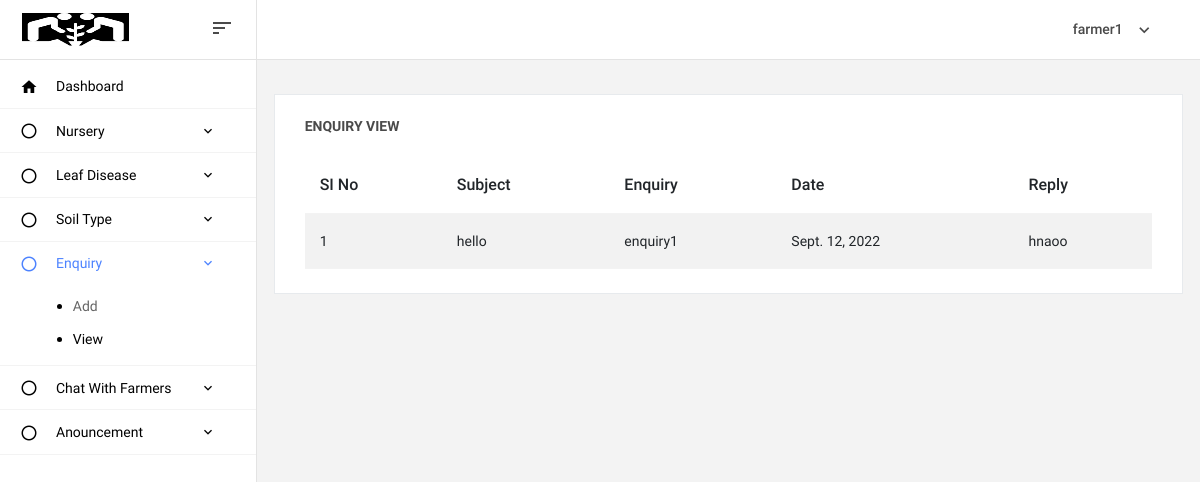
Before: /Feedback_view_user (signed in) with the older database file.
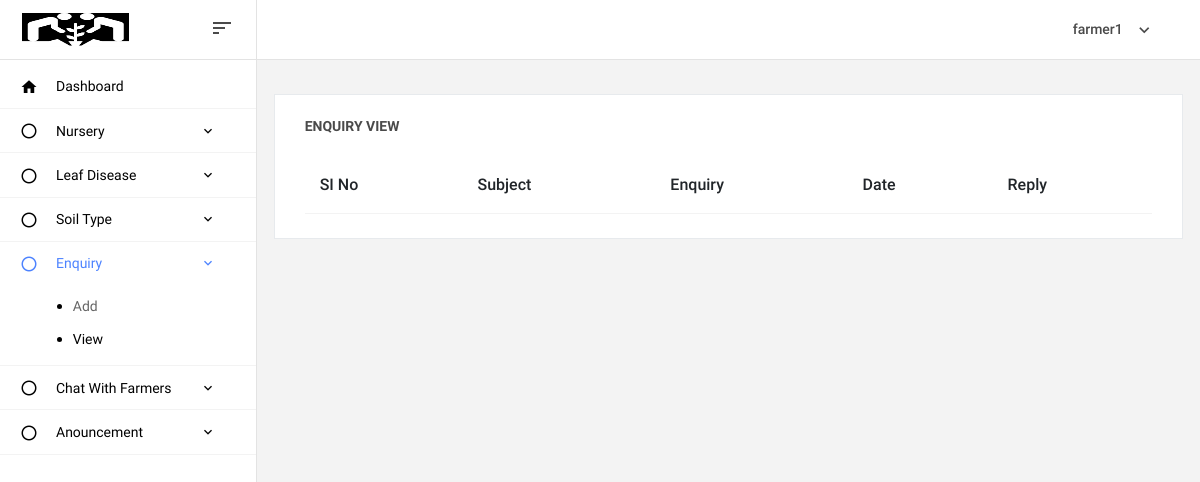
After: the same page with the newer database file.
### homeservice_app/models.py (models this page shows)
class Feedback(models.Model):
    user = models.ForeignKey(Login, on_delete=models.DO_NOTHING)
    subject = models.CharField(max_length=200)
    Enquiry = models.TextField()
    date = models.DateField()
    reply = models.TextField(null=True, blank=True)

### homeservice_app/customerviews.py (the view)
# urls.py: path('Feedback_view_user', customerviews.Feedback_view_user, name='Feedback_view_user'),
@login_required(login_url='login_view')
def Feedback_view_user(request):
    f = Feedback.objects.filter(user=request.user)
    return render(request, 'customertemp/complaint_view.html', {'feedback': f})

### templates/customertemp/complaint_view.html
{% extends 'customertemp/customer_home.html' %}
{% load crispy_forms_tags %}
{% block content %}
<div class="col-lg-12 grid-margin stretch-card">
              <div class="card">
                <div class="card-body">
                  <h4 class="card-title">Enquiry View</h4>
                  <div class="table-responsive">
                    <table class="table table-striped">
                      <thead>
                        <tr>
                            <th>SI No</th>
                            <th>Subject</th>
                            <th>Enquiry</th>
                            <th>Date</th>
                            <th>Reply</th>
                        </tr>
                      </thead>
                      <tbody>
                      {% for f in feedback %}
                      <tr>
                          <td>{{forloop.counter}}</td>
                          <td>{{f.subject}}</td>
                          <td>{{f.Enquiry}}</td>
                          <td>{{f.date}}</td>
                          <td>{% if f.reply == None %}
                              <p>No Reply Yet..</p>
                              {% else %}
                              {{f.reply}}
                              {% endif %}
                          </td>
                      </tr>
                      {% endfor %}
                      </tbody>
                    </table>
                  </div>
                </div>
              </div>
            </div>
{% endblock %}

Changed rows visible on the page:
removed Feedback: subject "hello", Enquiry "enquiry1", date "Sept. 12, 2022", reply "hnaoo"
